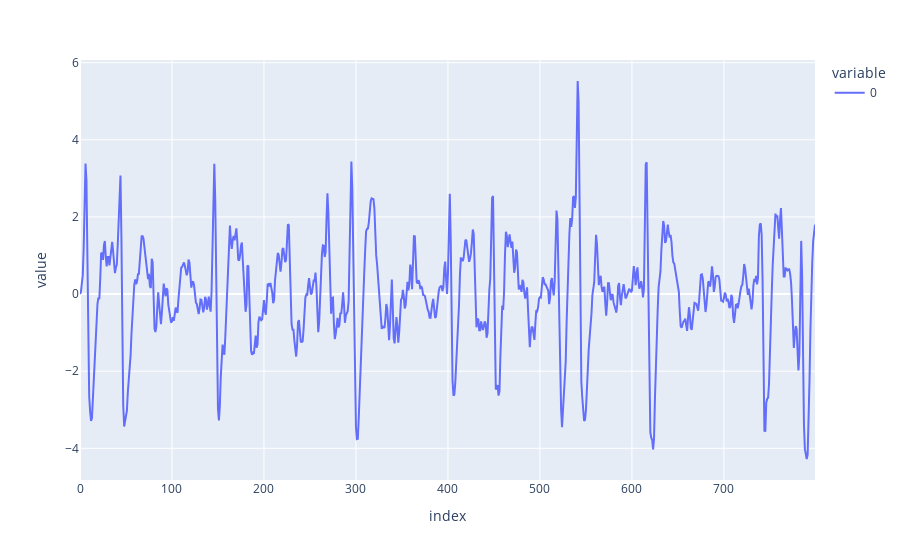

This figure's notebook cell:
### Code cell
fig = px.line(normalizedSignal[0][0][:800])
fig.show(renderer=rndr)

### Figure 1 — Plotly figure (JSON) as saved in the notebook; plotly's stock layout.template omitted (floating-point values rounded to 4 significant figures; data arrays with more than 128 entries replaced by an {"elided": "..."} marker saying what was removed)
{"data": [{"hovertemplate": "variable=0<br>index=%{x}<br>value=%{y}<extra></extra>", "legendgroup": "0", "line": {"color": "#636efa", "dash": "solid"}, "marker": {"symbol": "circle"}, "mode": "lines", "name": "0", "orientation": "v", "showlegend": true, "type": "scatter", "x": {"elided": "800 int values"}, "xaxis": "x", "y": {"elided": "800 float values"}, "yaxis": "y"}], "layout": {"legend": {"title": {"text": "variable"}, "tracegroupgap": 0}, "margin": {"t": 60}, "xaxis": {"anchor": "y", "domain": [0, 1], "title": {"text": "index"}}, "yaxis": {"anchor": "x", "domain": [0, 1], "title": {"text": "value"}}}}
